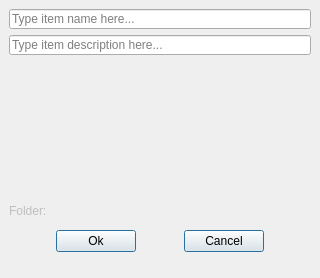
<?xml version="1.0" encoding="utf-8"?>
<!--
#############################################################################
# Copyright (C) 2016 - 2017 VTT Technical Research Centre of Finland
#
# This file is part of Spine Toolbox.
#
# Spine Toolbox is free software: you can redistribute it and/or modify
# it under the terms of the GNU Lesser General Public License as published by
# the Free Software Foundation, either version 3 of the License, or
# (at your option) any later version.
#
# This program is distributed in the hope that it will be useful,
# but WITHOUT ANY WARRANTY; without even the implied warranty of
# MERCHANTABILITY or FITNESS FOR A PARTICULAR PURPOSE.  See the
# GNU Lesser General Public License for more details.
#
# You should have received a copy of the GNU Lesser General Public License
# along with this program.  If not, see <http://www.gnu.org/licenses/>.
#############################################################################
-->
<ui version="4.0">
 <class>Form</class>
 <widget class="QWidget" name="Form">
  <property name="windowModality">
   <enum>Qt::ApplicationModal</enum>
  </property>
  <property name="geometry">
   <rect>
    <x>0</x>
    <y>0</y>
    <width>320</width>
    <height>278</height>
   </rect>
  </property>
  <property name="sizePolicy">
   <sizepolicy hsizetype="Fixed" vsizetype="Fixed">
    <horstretch>0</horstretch>
    <verstretch>0</verstretch>
   </sizepolicy>
  </property>
  <property name="windowTitle">
   <string>Add Data Connection</string>
  </property>
  <layout class="QVBoxLayout" name="verticalLayout_2">
   <property name="spacing">
    <number>0</number>
   </property>
   <property name="leftMargin">
    <number>0</number>
   </property>
   <property name="topMargin">
    <number>0</number>
   </property>
   <property name="rightMargin">
    <number>0</number>
   </property>
   <property name="bottomMargin">
    <number>0</number>
   </property>
   <item>
    <layout class="QVBoxLayout" name="verticalLayout">
     <property name="spacing">
      <number>6</number>
     </property>
     <property name="leftMargin">
      <number>9</number>
     </property>
     <property name="topMargin">
      <number>9</number>
     </property>
     <property name="rightMargin">
      <number>9</number>
     </property>
     <property name="bottomMargin">
      <number>0</number>
     </property>
     <item>
      <widget class="QLineEdit" name="lineEdit_name">
       <property name="sizePolicy">
        <sizepolicy hsizetype="Expanding" vsizetype="Fixed">
         <horstretch>0</horstretch>
         <verstretch>0</verstretch>
        </sizepolicy>
       </property>
       <property name="minimumSize">
        <size>
         <width>220</width>
         <height>20</height>
        </size>
       </property>
       <property name="maximumSize">
        <size>
         <width>5000</width>
         <height>20</height>
        </size>
       </property>
       <property name="toolTip">
        <string>&lt;html&gt;&lt;head/&gt;&lt;body&gt;&lt;p&gt;Item name (required)&lt;/p&gt;&lt;/body&gt;&lt;/html&gt;</string>
       </property>
       <property name="text">
        <string/>
       </property>
       <property name="placeholderText">
        <string>Type item name here...</string>
       </property>
       <property name="clearButtonEnabled">
        <bool>true</bool>
       </property>
      </widget>
     </item>
     <item>
      <widget class="QLineEdit" name="lineEdit_description">
       <property name="sizePolicy">
        <sizepolicy hsizetype="Expanding" vsizetype="Fixed">
         <horstretch>0</horstretch>
         <verstretch>0</verstretch>
        </sizepolicy>
       </property>
       <property name="minimumSize">
        <size>
         <width>220</width>
         <height>20</height>
        </size>
       </property>
       <property name="maximumSize">
        <size>
         <width>5000</width>
         <height>20</height>
        </size>
       </property>
       <property name="toolTip">
        <string>&lt;html&gt;&lt;head/&gt;&lt;body&gt;&lt;p&gt;Item description (optional)&lt;/p&gt;&lt;/body&gt;&lt;/html&gt;</string>
       </property>
       <property name="placeholderText">
        <string>Type item description here...</string>
       </property>
       <property name="clearButtonEnabled">
        <bool>true</bool>
       </property>
      </widget>
     </item>
     <item>
      <spacer name="verticalSpacer">
       <property name="orientation">
        <enum>Qt::Vertical</enum>
       </property>
       <property name="sizeHint" stdset="0">
        <size>
         <width>20</width>
         <height>41</height>
        </size>
       </property>
      </spacer>
     </item>
     <item>
      <widget class="QLabel" name="label_folder">
       <property name="enabled">
        <bool>false</bool>
       </property>
       <property name="contextMenuPolicy">
        <enum>Qt::NoContextMenu</enum>
       </property>
       <property name="toolTip">
        <string>&lt;html&gt;&lt;head/&gt;&lt;body&gt;&lt;p&gt;Folder name that is created to project folder&lt;/p&gt;&lt;/body&gt;&lt;/html&gt;</string>
       </property>
       <property name="text">
        <string>Folder:</string>
       </property>
       <property name="indent">
        <number>-1</number>
       </property>
      </widget>
     </item>
     <item>
      <layout class="QHBoxLayout" name="horizontalLayout_2">
       <property name="spacing">
        <number>0</number>
       </property>
       <property name="leftMargin">
        <number>0</number>
       </property>
       <property name="topMargin">
        <number>6</number>
       </property>
       <property name="rightMargin">
        <number>0</number>
       </property>
       <property name="bottomMargin">
        <number>6</number>
       </property>
       <item>
        <spacer name="horizontalSpacer">
         <property name="orientation">
          <enum>Qt::Horizontal</enum>
         </property>
         <property name="sizeHint" stdset="0">
          <size>
           <width>40</width>
           <height>20</height>
          </size>
         </property>
        </spacer>
       </item>
       <item>
        <widget class="QPushButton" name="pushButton_ok">
         <property name="text">
          <string>Ok</string>
         </property>
         <property name="default">
          <bool>true</bool>
         </property>
        </widget>
       </item>
       <item>
        <spacer name="horizontalSpacer_3">
         <property name="orientation">
          <enum>Qt::Horizontal</enum>
         </property>
         <property name="sizeHint" stdset="0">
          <size>
           <width>40</width>
           <height>20</height>
          </size>
         </property>
        </spacer>
       </item>
       <item>
        <widget class="QPushButton" name="pushButton_cancel">
         <property name="text">
          <string>Cancel</string>
         </property>
         <property name="default">
          <bool>true</bool>
         </property>
        </widget>
       </item>
       <item>
        <spacer name="horizontalSpacer_2">
         <property name="orientation">
          <enum>Qt::Horizontal</enum>
         </property>
         <property name="sizeHint" stdset="0">
          <size>
           <width>40</width>
           <height>20</height>
          </size>
         </property>
        </spacer>
       </item>
      </layout>
     </item>
    </layout>
   </item>
   <item>
    <layout class="QHBoxLayout" name="horizontalLayout_statusbar_placeholder">
     <property name="bottomMargin">
      <number>0</number>
     </property>
     <item>
      <widget class="QWidget" name="widget_invisible_dummy" native="true">
       <property name="sizePolicy">
        <sizepolicy hsizetype="Fixed" vsizetype="Fixed">
         <horstretch>0</horstretch>
         <verstretch>0</verstretch>
        </sizepolicy>
       </property>
       <property name="minimumSize">
        <size>
         <width>0</width>
         <height>20</height>
        </size>
       </property>
       <property name="maximumSize">
        <size>
         <width>0</width>
         <height>20</height>
        </size>
       </property>
      </widget>
     </item>
    </layout>
   </item>
  </layout>
 </widget>
 <tabstops>
  <tabstop>lineEdit_name</tabstop>
  <tabstop>lineEdit_description</tabstop>
  <tabstop>pushButton_ok</tabstop>
  <tabstop>pushButton_cancel</tabstop>
 </tabstops>
 <resources/>
 <connections/>
</ui>
